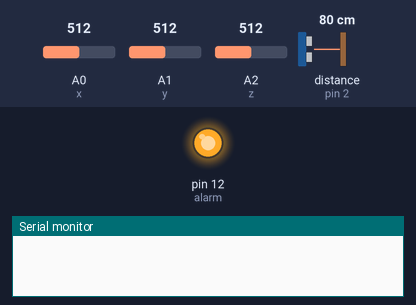
Bench run of a sketch on a simulated Arduino Uno, built with avr-gcc and run on an emulated ATmega328P. Parts: output pins drawn as LEDs (lit = HIGH), the last lines printed to the serial monitor. Wiring (inferred from the names in the program): ultrasonic range finder: trigger pin 3; echo pin 2. Dashed ring = blinking. Inputs (shaded band) come from the test bench; at power-on: A0 (x) = 512, distance to the obstacle (sensor on pin 2) 80 cm, A1 (y) = 512, A2 (z) = 512. The echo pulse lasts 58.3 µs per cm; pins used as bus, display or sensor lines are not drawn.

Above: at 3.2 s.
3.3 s: A0 (x) set to 538
At 5.8 s:
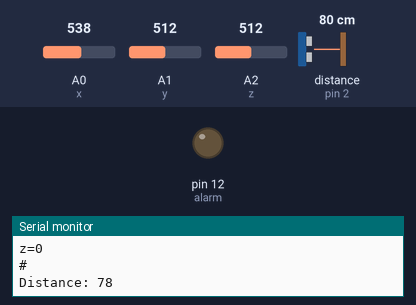
6.3 s: distance to the obstacle (sensor on pin 2) set to 250 cm
At 6.6 s:
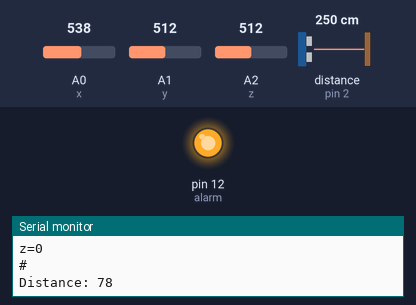
7.8 s: distance to the obstacle (sensor on pin 2) set to 156 cm
9.3 s: distance to the obstacle (sensor on pin 2) set to 149 cm
At 10.9 s:
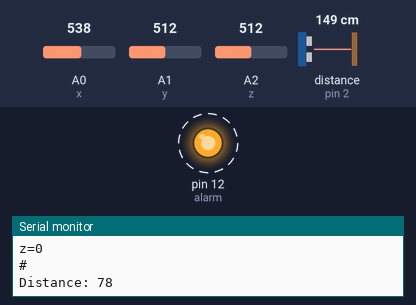
Timing chart, 0 to 13.3 s (numbered marks = the images above; inputs shaded):
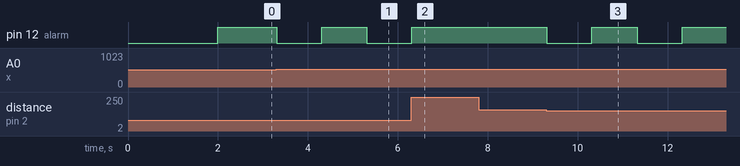

The sketch:

security_system.ino
```cpp
#define alarm 12 // alarm pin

#define x A0 // X axis measurement analog pin 0
#define y A1 // Y axis measurement analog pin 1
#define z A2 // Z axis measurement analog pin 2

#define echo_ 2 // records the distance utilizing the pulse input
#define trig_ 3 //triggers the pulse

long duration; // sound wave distance
int distance; // distance in cm


int XAverage=0;
int YAverage=0;
int ZAverage=0;

/*Macros*/
#define trials 50 // To decrease bias in the readings we use this variable to help us get the average of the previous positions
#define max_displacement 10 // max displacement threshold in cm
#define min_displacement -10 // min displacement threshold in cm
#define ultraThreshold 150 // threshold for the ultrasonic sensor

void setup()
{

  pinMode(trig_, OUTPUT); // Sets the trigPin as an OUTPUT
  pinMode(echo_, INPUT); // Sets the echoPin as an INPUT
  Serial.begin(9600); // Starting the serial monitor

  delay(2000);

  pinMode(alarm, OUTPUT);
  digitalWrite(alarm, HIGH);

  for(int i=0;i<trials;i++) // Reading the displacement of the code in all of the trials
  {
    XAverage+=analogRead(x);
    YAverage+=analogRead(y);
    ZAverage+=analogRead(z);
  }

  XAverage/=trials; // taking avg for x
  YAverage/=trials; // taking avg for y
  ZAverage/=trials; // taking avg for z

}

void loop()
{
  int currXPos=analogRead(x); // Reading the current position of X
  int currYPos=analogRead(y); // Reading the current position of Y
  int currZPos=analogRead(z); // Reading the current position of Z

  int xDisplacement=XAverage-currXPos; // displacement in x
  int yDisplacement=YAverage-currYPos; // displacement in y
  int zDisplacement=ZAverage-currZPos; // displacement in z

  digitalWrite(trig_, LOW);
  delayMicroseconds(2);
  // the trigpin starts to send the pulses to the entity
  digitalWrite(trig_, HIGH);
  delayMicroseconds(10);
  digitalWrite(trig_, LOW);
  // Reads the time of the travel of the sound wave with the use of echo
  duration = pulseIn(echo_, HIGH);
  // distance is calculated in cm
  distance = duration * 0.034 / 2; // This is all divided by 2 to get the distance in cm

  if((xDisplacement < min_displacement || xDisplacement > max_displacement || yDisplacement < min_displacement || yDisplacement > max_displacement || zDisplacement < min_displacement || zDisplacement > max_displacement) && distance < ultraThreshold)
  {
    /*
        Triggers the alarm when both the thresholds are breached
    */
    digitalWrite(alarm, LOW);
    delay(1000);
    digitalWrite(alarm, HIGH);
    delay(1000);
    /* Prints the ultrasonic distance and the accelerometer displacements for x, y, and z
    This only will display if the both the thresholds are breached */
    Serial.println("Intrusion Detected");
    Serial.print("x=");
    Serial.println(xDisplacement);
    Serial.print("y=");
    Serial.println(yDisplacement);
    Serial.print("z=");
    Serial.println(zDisplacement);
    Serial.println("#");
    Serial.print("Distance: ");
    Serial.println(distance);
  }
}
```

Measured:
- the behaviour switches between 522 and 523 on A0 (x) (found by bisection; images 0 and 1)
- the behaviour switches between 152 and 151 cm on distance to the obstacle (sensor on pin 2) (found by bisection; images 2 and 3)
- after the input at 3.3 s, pin 12 (alarm): HIGH → LOW at once, → HIGH 1.0 s later, → LOW 1.0 s later
- after the input at 6.3 s, pin 12 (alarm): goes on until 6.3 s, then stays HIGH
- after the input at 7.8 s, every drawn part: stays the same
- after the input at 9.3 s, pin 12 (alarm): alternates HIGH for 1.0 s and LOW for 1.0 s, starting at once
